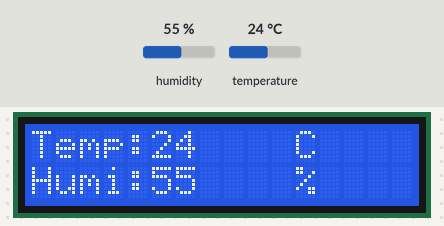
A sketch run on a simulated ESP8266 (NodeMCU). On the bench: 16×2 character LCD. The test bench sets the inputs (shaded band); at power-on: humidity 55 %, temperature 24 °C.

Above: at 1.2 s.
1.3 s: humidity set to 22 %
At 2.5 s:
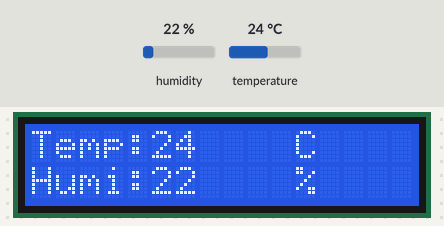
4.0 s: temperature set to 12 °C
At 4.9 s:
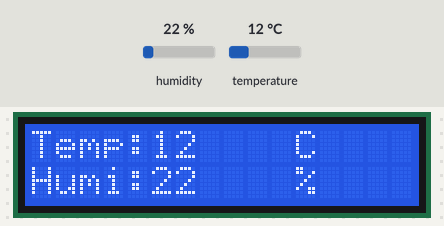
6.7 s: humidity set to 40 %
At 8.4 s:
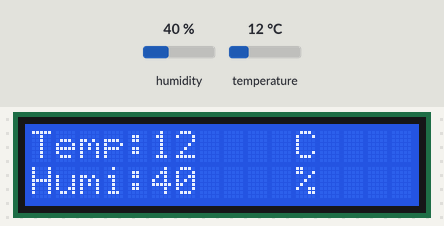
9.6 s: temperature set to 19 °C
At 10.9 s:
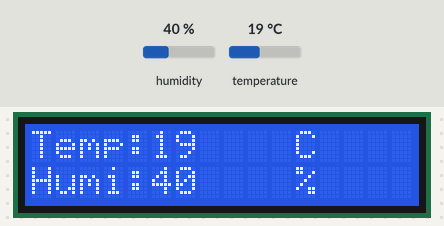
Timing chart, 0 to 12.6 s (numbered marks = the images above; inputs shaded):
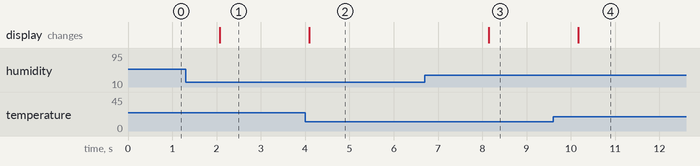

The sketch:

dht11_e_display_i2c__esp_8266.ino
```cpp
#include <ESP8266WiFi.h>
#include <DHT.h>
#include <Wire.h>
#include <LiquidCrystal_I2C.h>

#define DHTPIN D4
#define DHTTYPE DHT11

DHT dht(DHTPIN, DHTTYPE);
LiquidCrystal_I2C lcd(0x27, 16, 2);

int umidade = dht.readHumidity();
int temperatura = dht.readTemperature(false);

char ssid[] = "AP@net";  //Enter your WIFI Name
char pass[] = "";  //Enter your WIFI Password

void setup()
{
  Serial.begin(9600);
  dht.begin();
  lcd.begin();
  lcd.backlight();
}

void loop()
{
  temperatura = dht.readTemperature();
  umidade = dht.readHumidity();
  lcd.setCursor(0, 0);
  lcd.print("Temp:");
  lcd.print(temperatura);
  lcd.setCursor(11, 0);
  lcd.print("C");
  lcd.setCursor(0, 1);
  lcd.print("Humi:");
  lcd.print(umidade);
  lcd.setCursor(11, 1);
  lcd.print("%");
}
```

Measured:
- after the input at 1.3 s, the display: changes after 0.77 s (image 1)
- after the input at 4.0 s, the display: changes after 0.10 s (image 2)
- after the input at 6.7 s, the display: changes after 1.4 s (image 3)
- after the input at 9.6 s, the display: changes after 0.57 s (image 4)
